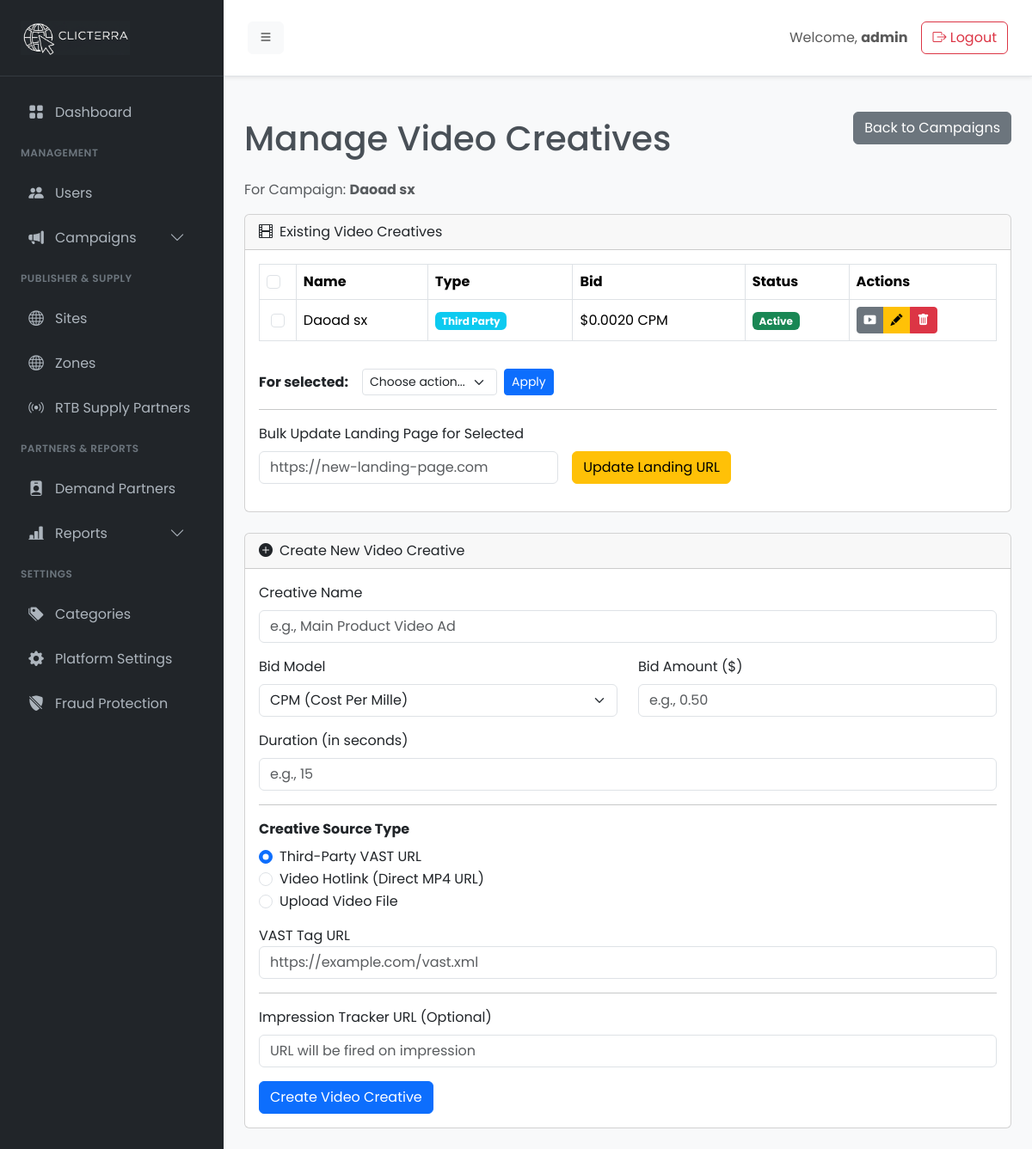
The app's page /admin/video-creatives.php?campaign_id=20 (signed in) with its own data.
### tables this page shows
CREATE TABLE `campaigns` (
  `id` int(11) NOT NULL,
  `advertiser_id` int(11) NOT NULL,
  `category_id` int(11) NOT NULL,
  `ad_format_id` int(11) NOT NULL,
  `name` varchar(255) NOT NULL,
  `serve_on_internal` tinyint(1) NOT NULL DEFAULT 1,
  `allow_external_rtb` tinyint(1) NOT NULL DEFAULT 0,
  `status` enum('active','paused','completed') DEFAULT 'active',
  `created_at` timestamp NULL DEFAULT current_timestamp()
);

CREATE TABLE `video_creatives` (
  `id` int(11) NOT NULL,
  `campaign_id` int(11) NOT NULL,
  `name` varchar(255) NOT NULL,
  `bid_model` enum('cpm','cpc') NOT NULL DEFAULT 'cpm',
  `bid_amount` decimal(10,4) NOT NULL DEFAULT 0.0000,
  `status` enum('active','paused') NOT NULL DEFAULT 'active',
  `vast_type` enum('upload','hotlink','third_party') DEFAULT 'upload',
  `video_url` varchar(2048) DEFAULT NULL,
  `landing_url` varchar(2048) DEFAULT NULL,
  `duration` int(11) NOT NULL COMMENT 'In seconds',
  `impression_tracker` text DEFAULT NULL,
  `created_at` timestamp NOT NULL DEFAULT current_timestamp()
);

### admin/video-creatives.php (the view, shortened to what this page needs)
<?php
require_once __DIR__ . '/init.php';
$campaign_id = filter_input(INPUT_GET, 'campaign_id', FILTER_VALIDATE_INT);
$stmt_campaign = $conn->prepare("SELECT c.name FROM campaigns c JOIN ad_formats af ON c.ad_format_id = af.id WHERE c.id = ? AND LOWER(af.name) = 'video'");
$stmt_campaign->bind_param("i", $campaign_id);
$stmt_campaign->execute();
$campaign_result = $stmt_campaign->get_result();
$campaign = $campaign_result->fetch_assoc();
$campaign_name = $campaign['name'];
$stmt_videos = $conn->prepare("SELECT * FROM video_creatives WHERE campaign_id = ? ORDER BY created_at DESC");
$stmt_videos->bind_param("i", $campaign_id);
$stmt_videos->execute();
$videos = $stmt_videos->get_result()->fetch_all(MYSQLI_ASSOC);
require_once __DIR__ . '/templates/header.php';
?>
<div class="d-flex justify-content-between align-items-center mb-4">
    <h1 class="mt-4 mb-0">Manage Video Creatives</h1>
    <a href="campaigns.php" class="btn btn-secondary">Back to Campaigns</a>
</div>
<p class="text-muted">For Campaign: <strong><?php echo htmlspecialchars($campaign_name); ?></strong></p>
<div class="card mb-4">
    <div class="card-header"><i class="bi bi-film me-2"></i>Existing Video Creatives</div>
    <div class="card-body">
        <form action="video-creatives-action.php" method="POST" id="bulk-action-form">
            <div class="table-responsive">
                <table class="table table-bordered align-middle">
                    <thead><tr>
                        <th style="width: 5%;"><input class="form-check-input" type="checkbox" id="select-all-checkbox"></th>
                        <th>Name</th>
                        <th>Type</th>
                        <th>Bid</th>
                        <th>Status</th>
                        <th style="width: 20%;">Actions</th>
                    </tr></thead>
                    <tbody>
                        <?php if (!empty($videos)): foreach ($videos as $video): ?>
                            <tr>
                                <td class="text-center"><input class="form-check-input video-creative-checkbox" type="checkbox" name="creative_ids[]" value="<?php echo $video['id']; ?>"></td>
                                <td><?php echo htmlspecialchars($video['name']); ?></td>
                                <td><span class="badge bg-info"><?php echo ucwords(str_replace('_', ' ', $video['vast_type'])); ?></span></td>
                                <td>$<?php echo number_format($video['bid_amount'], 4); ?> <?php echo strtoupper($video['bid_model']); ?></td>
                                <td><span class="badge bg-<?php echo ($video['status'] == 'active' ? 'success' : 'warning text-dark'); ?>"><?php echo ucfirst($video['status']); ?></span></td>
                                <td>
                                    <div class="btn-group">
                                        <button type="button" class="btn btn-sm btn-secondary preview-btn" data-bs-toggle="modal" data-bs-target="#previewModal"
                                                data-name="<?php echo htmlspecialchars($video['name']); ?>"
                                                data-type="<?php echo $video['vast_type']; ?>"
                                                data-url="<?php echo htmlspecialchars($video['video_url']); ?>" title="Preview">
                                            <i class="bi bi-play-btn-fill"></i>
                                        </button>
                                        <a href="video-creatives-edit.php?id=<?php echo $video['id']; ?>" class="btn btn-sm btn-warning" title="Edit"><i class="bi bi-pencil-fill"></i></a>
                                        <button type="button" class="btn btn-sm btn-danger delete-btn" data-bs-toggle="modal" data-bs-target="#deleteModal"
                                                data-id="<?php echo $video['id']; ?>"
                                                data-name="<?php echo htmlspecialchars($video['name']); ?>" title="Delete">
                                            <i class="bi bi-trash-fill"></i>
                                        </button>
                                    </div>
                                </td>
                            </tr>
                        <?php endforeach; else: ?>
                            <tr><td colspan="6" class="text-center">No video creatives found for this campaign yet.</td></tr>
                        <?php endif; ?>
                    </tbody>
                </table>
            </div>
            <div class="d-flex align-items-center mt-3">
                <div class="me-3"><strong>For selected:</strong></div>
                <div class="col-auto"><select name="bulk_action" class="form-select form-select-sm"><option value="">Choose action...</option></select></div>
                <div class="col-auto ms-2"><button type="submit" name="apply_bulk_action" class="btn btn-sm btn-primary">Apply</button></div>
            </div>
        </form>
        <hr>
        <form action="video-creatives-action.php" method="POST" class="row g-3 align-items-end" id="bulk-landing-form">
            <div class="col-md-5">
                 <label class="form-label">Bulk Update Landing Page for Selected</label>
                 <input type="url" name="new_landing_url" class="form-control" placeholder="https://new-landing-page.com" required>
            </div>
            <div class="col-auto">
                 <button type="submit" name="update_bulk_landing_url" class="btn btn-warning">Update Landing URL</button>
            </div>
        </form>
    </div>
</div>
<div class="card">
    <div class="card-header"><i class="bi bi-plus-circle-fill me-2"></i>Create New Video Creative</div>
    <div class="card-body">
        <form action="video-creatives-action.php" method="POST" enctype="multipart/form-data">
            <div class="mb-3"><label class="form-label">Creative Name</label><input type="text" name="name" class="form-control" required placeholder="e.g., Main Product Video Ad"></div>
            <div class="row">
                <div class="col-md-6 mb-3"><label class="form-label">Bid Model</label><select class="form-select" name="bid_model" required><option value="cpm">CPM (Cost Per Mille)</option><option value="cpc">CPC (Cost Per Click)</option></select></div>
                <div class="col-md-6 mb-3"><label class="form-label">Bid Amount ($)</label><input type="number" step="0.0001" class="form-control" name="bid_amount" placeholder="e.g., 0.50" required></div>
            </div>
            <div class="mb-3"><label class="form-label">Duration (in seconds)</label><input type="number" name="duration" class="form-control" required placeholder="e.g., 15"></div>
            <hr>
            <div class="mb-3">
                <label class="form-label fw-bold">Creative Source Type</label>
                <div class="form-check"><input class="form-check-input" type="radio" name="vast_type" id="type_third_party" value="third_party" checked onchange="toggleSourceFields()"><label class="form-check-label" for="type_third_party">Third-Party VAST URL</label></div>
                <div class="form-check"><input class="form-check-input" type="radio" name="vast_type" id="type_hotlink" value="hotlink" onchange="toggleSourceFields()"><label class="form-check-label" for="type_hotlink">Video Hotlink (Direct MP4 URL)</label></div>
                <div class="form-check"><input class="form-check-input" type="radio" name="vast_type" id="type_upload" value="upload" onchange="toggleSourceFields()"><label class="form-check-label" for="type_upload">Upload Video File</label></div>
            </div>
            <div id="source_third_party" class="source-field"><div class="mb-3"><label>VAST Tag URL</label><input type="url" name="vast_url" class="form-control" placeholder="https://example.com/vast.xml"></div></div>
            <hr>
            <div class="mb-3"><label class="form-label">Impression Tracker URL (Optional)</label><input type="url" name="impression_tracker" class="form-control" placeholder="URL will be fired on impression"></div>
            <button type="submit" name="add_video_creative" class="btn btn-primary">Create Video Creative</button>
        </form>
    </div>
</div>
<?php require_once __DIR__ . '/templates/footer.php'; ?>

### admin/assets/css/style.css (style rules this page uses)
body { font-family: 'Poppins', sans-serif; background-color: #f8f9fa; color: #495057; }

### records on screen
campaigns: name "Daoad sx"
video_creatives: name "Daoad sx", vast_type "Third Party", bid_amount "0.0020", bid_model "CPM", status "Active"

### other values on screen
$_SESSION['username'] "admin"
